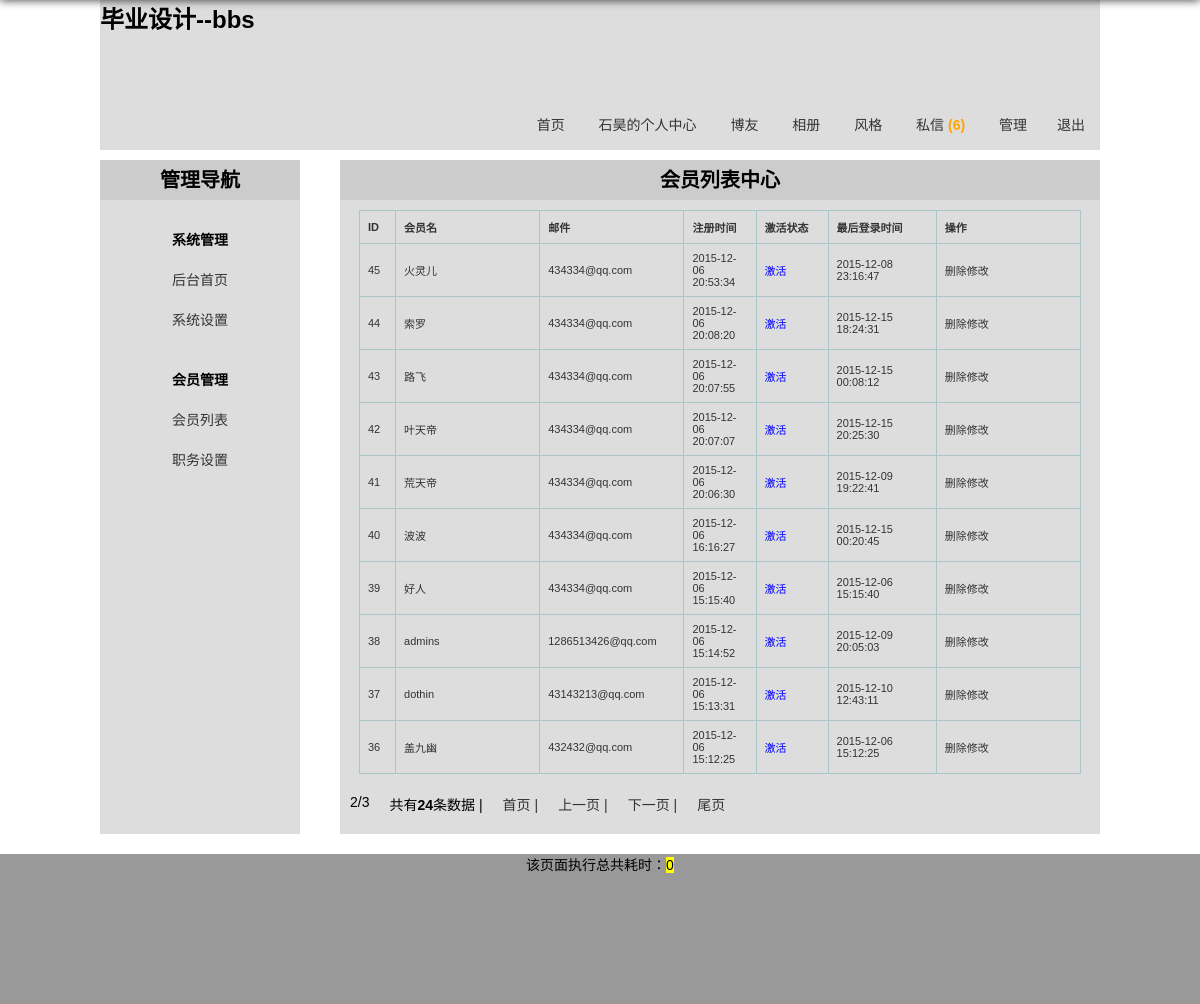
The page /user_list.php?page=2 (signed in) on the database its author committed.
### tables this page shows
CREATE TABLE IF NOT EXISTS `bbs_system` (
  `bbs_id` mediumint(8) unsigned NOT NULL AUTO_INCREMENT COMMENT 'id',
  `bbs_webname` varchar(20) NOT NULL COMMENT '网站名称',
  `bbs_article_num` varchar(20) NOT NULL DEFAULT '0' COMMENT '首页最新主题分页数',
  `bbs_blog_num` varchar(20) NOT NULL DEFAULT '0' COMMENT '博友分页数',
  `bbs_photo_num` varchar(20) NOT NULL DEFAULT '0' COMMENT '相册分页数',
  `bbs_hot_num` varchar(20) NOT NULL DEFAULT '0' COMMENT '首页主题排行列表数',
  `bbs_newuser_num` varchar(20) NOT NULL DEFAULT '0' COMMENT '首页新晋会员列表数',
  `bbs_skin` tinyint(1) unsigned NOT NULL DEFAULT '0' COMMENT '网站皮肤',
  `bbs_string` text NOT NULL COMMENT '网站敏感字符串过滤',
  `bbs_post_time` tinyint(3) unsigned NOT NULL DEFAULT '0' COMMENT '发帖限制间隔时间',
  `bbs_repost_time` tinyint(3) unsigned NOT NULL DEFAULT '0' COMMENT '回帖间隔时间限制',
  `bbs_code` tinyint(1) unsigned NOT NULL DEFAULT '0' COMMENT '是否启用验证码',
  `bbs_register` tinyint(1) unsigned NOT NULL DEFAULT '0' COMMENT '是否启用注册功能',
  `bbs_last_modify_date` datetime NOT NULL COMMENT '最后修改时间',
  `bbs_modify_user` varchar(20) DEFAULT NULL COMMENT '最后修改人',
  PRIMARY KEY (`bbs_id`)
);

CREATE TABLE IF NOT EXISTS `bbs_users` (
  `bbs_id` mediumint(8) unsigned NOT NULL AUTO_INCREMENT COMMENT '用户自动编号',
  `bbs_uniqid` char(40) NOT NULL COMMENT '验证身份的唯一标识符',
  `bbs_active` char(40) NOT NULL COMMENT '激活登录的唯一标识符',
  `bbs_username` varchar(20) NOT NULL COMMENT '用户名',
  `bbs_password` char(40) NOT NULL COMMENT '密码',
  `bbs_question` varchar(20) NOT NULL COMMENT '密码提示',
  `bbs_answer` char(40) NOT NULL COMMENT '密码回答',
  `bbs_sex` char(1) NOT NULL COMMENT '性别',
  `bbs_photo` varchar(30) NOT NULL COMMENT '头像',
  `bbs_level` tinyint(1) unsigned NOT NULL DEFAULT '0' COMMENT '会员等级',
  `bbs_email` varchar(40) NOT NULL COMMENT '邮箱',
  `bbs_qq` varchar(10) DEFAULT NULL COMMENT 'QQ',
  `bbs_url` varchar(40) DEFAULT NULL COMMENT '个人主页地址',
  `bbs_switch` tinyint(1) unsigned NOT NULL DEFAULT '0' COMMENT '个性签名开关',
  `bbs_signature` varchar(200) DEFAULT NULL COMMENT '个性签名内容',
  `bbs_post_time` varchar(20) DEFAULT '0' COMMENT '发帖时间戳',
  `bbs_repost_time` varchar(20) NOT NULL DEFAULT '0' COMMENT '回帖时间戳',
  `bbs_reg_time` datetime NOT NULL COMMENT '注册时间',
  `bbs_last_time` datetime NOT NULL COMMENT '最后登录时间',
  `bbs_last_ip` varchar(20) NOT NULL COMMENT '最后登录的IP',
  `bbs_login_count` smallint(4) unsigned NOT NULL DEFAULT '0' COMMENT '登录次数',
  PRIMARY KEY (`bbs_id`)
);

### includes/common.inc.php (called while the page is built, shortened)
<?php
require ROOT_PATH.'includes/global.func.php';
require ROOT_PATH.'includes/mysql.func.php';
if (!!$rows = fetch_array("SELECT bbs_webname,bbs_article_num,bbs_blog_num,bbs_photo_num,bbs_hot_num,bbs_newuser_num,bbs_skin,bbs_string,bbs_post_time,bbs_repost_time,bbs_code,bbs_register,bbs_last_modify_date,bbs_modify_user FROM bbs_system WHERE  bbs_id=1 LIMIT 1")) {
    $system = array();
    $system['webname']=$rows['bbs_webname'];
    $system['article_num']=$rows['bbs_article_num'];
    $system['blog_num']=$rows['bbs_blog_num'];
    $system['photo_num']=$rows['bbs_photo_num'];
    $system['hot_num']=$rows['bbs_hot_num'];
    $system['newuser_num']=$rows['bbs_newuser_num'];
    $system['skin']=$rows['bbs_skin'];
    $system['string']=$rows['bbs_string'];
    $system['post_time']=$rows['bbs_post_time'];
    $system['repost_time']=$rows['bbs_repost_time'];
    $system['code']=$rows['bbs_code'];
    $system['register']=$rows['bbs_register'];
    $system['last_modify_date']=$rows['bbs_last_modify_date'];
    $system['modify_user']=$rows['bbs_modify_user'];
    $system=html($system);
}else{
    exit('系统表读取错误，请联系管理员');
}
?>

### includes/mysql.func.php (called while the page is built, shortened)
<?php
function query($sql){
    if(!$result = mysql_query($sql)){
        exit('SQL执行失败'.mysql_error());
    }
    return $result;
}
function fetch_array($sql){
    return mysql_fetch_array(query($sql),MYSQL_ASSOC);
}
function fetch_array_list($result){
    return mysql_fetch_array($result,MYSQL_ASSOC);
}
?>

### user_list.php (the view, shortened to what this page needs)
<?php
require dirname(__FILE__).'/includes/common.inc.php';
global $page_size,$page_num;
$result = query("SELECT bbs_id,bbs_username,bbs_reg_time,bbs_email,bbs_active,bbs_last_time FROM bbs_users ORDER BY bbs_reg_time DESC LIMIt $page_num,$page_size");
?>
<!DOCTYPE html>
<html lang="en">
<head>
    <link rel="stylesheet" type="text/css" href="css/reset.css">
    <link rel="stylesheet" type="text/css" href="css/main.css">
</head>
<body>
    <?php
        require ROOT_PATH.'includes/header.inc.php';
    ?>
    <div class="container oh uz">
        <?php require ROOT_PATH.'includes/manage.inc.php'; ?>
        <div class="main fr">
            <section>
                <h2>会员列表中心</h2>
                <form action="user_list.php?action=" method="post">
                    <table>
                        <thead>
                            <tr>
                                <th width="5%">ID</th>
                                <th width="20%">会员名</th>
                                <th width="20%">邮件</th>
                                <th width="10%">注册时间</th>
                                <th width="10%">激活状态</th>
                                <th width="15%">最后登录时间</th>
                                <th width="20%">操作</th>
                            </tr>
                        </thead>
                        <tbody>
                            <?php
                                $html = array();
                                while ( !!$rows = fetch_array_list($result,MYSQL_ASSOC)) {
                                    $html['id'] = $rows['bbs_id'];
                                    $html['username'] = $rows['bbs_username'];
                                    $html['email'] = $rows['bbs_email'];
                                    $html['reg_time'] = $rows['bbs_reg_time'];
                                    $html['last_time'] = $rows['bbs_last_time'];
                                    $html = html($html);
                                    if (empty($rows['bbs_active'])) {
                                        $html['active'] = '<span style="color:blue;">激活</span>';
                                    }else{
                                        $html['active'] = '<span style="color:red;">未激活</span>';
                                    }
                            ?>
                            <tr>
                                <td><?php echo $html['id']; ?></td>
                                <td><?php echo $html['username']; ?></td>
                                <td><?php echo $html['email']; ?></td>
                                <td><?php echo $html['reg_time']; ?></td>
                                <td><?php echo $html['active']; ?></td>
                                <td><?php echo $html['last_time']; ?></td>
                                <td><a class="delete" href="javascript:;" data-id="<?php echo $html['id']; ?>" title="">删除</a><a class="modify"  href="javascript:;" title="<?php echo $html['id']; ?>">修改</a></td>
                            </tr>
                        </tbody>
                        <?php } ?>
                    </table>
                </form>
             </section>
        </div>
    </div>
    <?php
        require ROOT_PATH.'includes/footer.inc.php';
    ?>
</body>
</html>

### includes/header.inc.php (shortened to what this page needs)
<?php
global $system;
?>
<header class="container h150 header">
    <h1><?php echo $system['webname']; ?></h1>
    <nav>
        <ul class="tr">
            <li><a href="../index.php">首页</a></li>
            <?php if (isset($_COOKIE['username'])) {
                echo '<li><a href="../userzone.php">'.$_COOKIE['username'].'的'.'个人中心</a></li>';
            }else{
                echo '<li><a href="../register.php">注册</a></li>
            <li><a href="../login.php">登录</a></li>';
                } ?>
            <li><a href="../blog.php">博友</a></li>
            <li><a href="../photo_dir.php">相册</a></li>
            <li class="relative" id="fenge"><a href="javascript:;">风格</a>
            </li>
            <li><a href="message.php" title="查看信息">私信 <?php echo $GLOBALS['message']; ?></a></li>
            <?php
                if (isset($_COOKIE['username']) && isset($_SESSION['admin'])) {
                    echo '<li><a href="manage.php">管理</a></li>';
                }
                if (isset($_COOKIE['username'])) {
                echo '<li><a href="../logout.php">退出</a></li>';
            } ?>
        </ul>
    </nav>
</header>

### css/main.css (style rules this page uses)
.header { background: #ddd; }
.header h1 { height:100px; width:300px; }
.header li { display:inline-block; height:50px; line-height: 50px; }
.header a { display:inline-block;padding:0 15px; }
.uz { padding:10px 0; }
.uz h2 { text-align: center; background:#ccc; height:40px; line-height: 40px; }
.uz .main { width:760px; background:#ddd; padding-bottom:10000px;margin-bottom:-10000px; }

### rows shown on the page
bbs_system: bbs_webname "毕业设计--bbs"
bbs_users: bbs_id "45", bbs_username "火灵儿", bbs_email "434334@qq.com", bbs_reg_time "2015-12-06 20:53:34", bbs_last_time "2015-12-08 23:16:47"
bbs_users: bbs_id "44", bbs_username "索罗", bbs_email "434334@qq.com", bbs_reg_time "2015-12-06 20:08:20", bbs_last_time "2015-12-15 18:24:31"
bbs_users: bbs_id "43", bbs_username "路飞", bbs_email "434334@qq.com", bbs_reg_time "2015-12-06 20:07:55", bbs_last_time "2015-12-15 00:08:12"
bbs_users: bbs_id "42", bbs_username "叶天帝", bbs_email "434334@qq.com", bbs_reg_time "2015-12-06 20:07:07", bbs_last_time "2015-12-15 20:25:30"
bbs_users: bbs_id "41", bbs_username "荒天帝", bbs_email "434334@qq.com", bbs_reg_time "2015-12-06 20:06:30", bbs_last_time "2015-12-09 19:22:41"
bbs_users: bbs_id "40", bbs_username "波波", bbs_email "434334@qq.com", bbs_reg_time "2015-12-06 16:16:27", bbs_last_time "2015-12-15 00:20:45"
bbs_users: bbs_id "39", bbs_username "好人", bbs_email "434334@qq.com", bbs_reg_time "2015-12-06 15:15:40", bbs_last_time "2015-12-06 15:15:40"
bbs_users: bbs_id "38", bbs_username "admins", bbs_email "1286513426@qq.com", bbs_reg_time "2015-12-06 15:14:52", bbs_last_time "2015-12-09 20:05:03"
bbs_users: bbs_id "37", bbs_username "dothin", bbs_email "43143213@qq.com", bbs_reg_time "2015-12-06 15:13:31", bbs_last_time "2015-12-10 12:43:11"
bbs_users: bbs_id "36", bbs_username "盖九幽", bbs_email "432432@qq.com", bbs_reg_time "2015-12-06 15:12:25", bbs_last_time "2015-12-06 15:12:25"

### other values the page prints
$_COOKIE['username'] "石昊"
$GLOBALS['message'] "(6)"
$page "2"
$page_total "3"
$sum_num "24"
runtime()-TIME_START "0"
